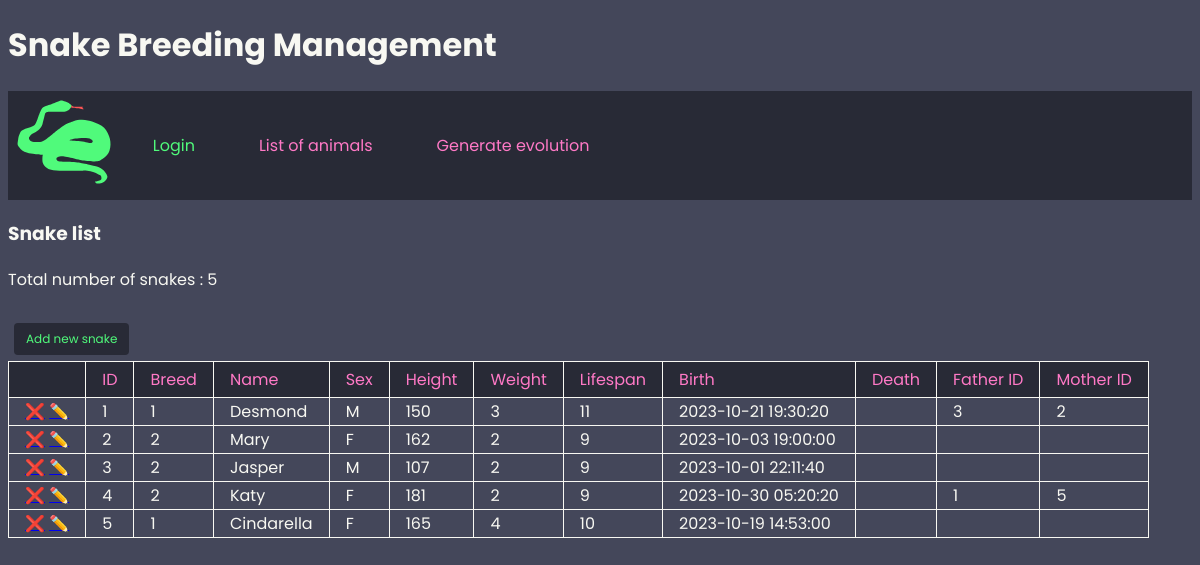
The app's page /index.php?page=animal_list (signed in) with its own data.
### tables this page shows
CREATE TABLE animal (
    id_animal INT UNSIGNED NOT NULL AUTO_INCREMENT PRIMARY KEY,
    id_breed INT DEFAULT NULL,
    animal_name VARCHAR(30) DEFAULT NULL,
    animal_sex CHAR(1) DEFAULT NULL,
    animal_heigth DECIMAL DEFAULT NULL,
    animal_weight DECIMAL DEFAULT NULL,
    animal_lifespan DECIMAL DEFAULT NULL,
    birth_timestamp TIMESTAMP DEFAULT NULL,
    death_timestamp TIMESTAMP DEFAULT NULL,
    id_father INT DEFAULT NULL,
    id_mother INT DEFAULT NULL
);

### classes/dbconnect.class.php (called while the page is built, shortened)
<?php
class dbConnect {
    private $connect;
    public function __construct($h='localhost', $db='breedingManagement', $u='mariadb', $pw='mariadb*1') {
        $this->connect = new PDO("mysql:host=".$h.";dbname=".$db, $u, $pw);
        $this->connect->setAttribute(PDO::ATTR_ERRMODE, PDO::ERRMODE_EXCEPTION);
    }
    public function sendQuery($query) {
        $startquery = explode(' ', trim($query));
        if ($startquery[0] == 'SELECT' || $startquery[0] == 'INSERT' || $startquery[0] == 'UPDATE' || $startquery[0] == 'DELETE') {
            $result = $this->connect->query($query);
            if ($startquery[0] == 'SELECT') $result = $result->fetchAll(PDO::FETCH_ASSOC);
            return $result;
        } else {
            return FALSE;
        }
    }
    public function getColumnNames($table) {
        $query = "SELECT label
                    FROM(SELECT DISTINCT COLUMN_NAME FROM INFORMATION_SCHEMA.COLUMNS WHERE TABLE_NAME = 'animal') as ids
                         INNER JOIN column_label
                                 ON ids.COLUMN_NAME = column_label.id_column_label;";
        return $this->sendQuery($query);
    }
}
?>

### classes/animal.class.php (called while the page is built, shortened)
<?php
class Animal {
    private $table = "animal";
    public function getEverything() {
        $db_connect = new dbConnect();
        return $db_connect->sendQuery("SELECT * FROM `".$this->table."`");
    }
    public function countAnimals() {
        $db_connect = new dbConnect();
        return $db_connect->sendQuery("SELECT COUNT(*) as count_table FROM `".$this->table."`");
    }
    public function getColumnNames() {
        $db_connect = new dbConnect();
        return $db_connect->getColumnNames($this->table);
    }
}
?>

### pages/animal_list.php (the view, shortened to what this page needs)
<h3><?php echo ucfirst($_SESSION['animal_specie']) ?> list</h3>
<?php
if (isset($_SESSION['open']) && $_SESSION['open'] > 0) {
    $animal = new Animal();
    $count_animals = $animal->countAnimals();
    echo "Total number of ".$_SESSION['animal_specie_plural']." : ".$count_animals[0]['count_table']."<br><br>";
?>
<input class="button" type="button" onclick="window.location.href='index.php?page=edit_animal&id=new_entry'" value="Add new <?php echo $_SESSION['animal_specie'] ?>">
<table>
    <tr>
        <th></th>
        <?php
        $animal_columns = $animal->getColumnNames();
        foreach ($animal_columns as $column) {
            echo "<th>".$column['label']."</th>";
        }
        ?>
    </tr>
    <?php
    $animal_list = $animal->getEverything();
    foreach ($animal_list as $animal) {
        echo "<td><a href='index.php?page=delete_animal&id=".$animal['id_animal']."'>❌</a> <a href='index.php?page=edit_animal&id=".$animal['id_animal']."'>✏️</a></td>";
        foreach ($animal as $value) {
            echo "<td>".$value."</td>";
        }
    }
} else {
    header("Location: index.php?page=login");
}
?>
</table>

### index.php (shortened to what this page needs)
<?php
    require_once('classes/dbconnect.class.php');
    require_once('classes/animal.class.php');
?>
<!DOCTYPE HTML>
<html>
    <head>
        <link rel="stylesheet" href="style.css" type="text/css" />
    </head>
    <body>
        <h1><?php echo ucfirst($_SESSION['animal_specie']) ?> Breeding Management</h1>
        <?php
            include('menu.php');
        ?>
        <div id="container">
        <?php
            $file_import = 'pages/'.$_GET['page'].'.php';
            if (file_exists($file_import)) {
                include($file_import);
            } else {
                echo "Page ".$file_import." is not available";
            }
        ?>
        </div>
    </body>
</html>

### menu.php
<div id="menu" class="top-menu">
    <div class="menu-icon"><img src="images/snake.svg" alt="Animal Logo"></div>
    <div class="menu-item"><a href="index.php?page=login">Login</a></div>
    <?php
    if (isset($_SESSION['open']) && $_SESSION['open'] > 0) {
        ?>
        <div class="menu-item admin-menu-item"><a href="index.php?page=animal_list">List of animals</a></div>
        <div class="menu-item admin-menu-item"><a href="index.php?page=generate_evolution">Generate evolution</a></div>
        <?php
    }
    ?>
</div>

### style.css (style rules this page uses)
body { font-family: 'Poppins', sans-serif; background-color: #44475a; color: #f8f8f2; }
.menu-icon img { width: 100px; height: auto; padding: 0.4em; }
.top-menu { display:flex; align-items: center; background-color: #282a36 ; color: #f8f8f2; }
.menu-item { padding: 1em 2em 1em 2em; }
.menu-item a { text-decoration: none; color: #50fa7b; }
.admin-menu-item a { color: #ff79c6; }
table, th, td { border: 1px solid #f8f8f2; border-collapse: collapse; }
th, td { padding-left: 1em; padding-right: 1em; text-align: left; }
th { background-color: #282a36; color:#ff79c6; font-weight: 400; padding-bottom: 0.3em; padding-top: 0.3em; }
.button { background-color: #282a36; color: #50fa7b; text-align: center; text-decoration: none; border: none; border-radius: 4px; padding: 0.6em 1em 0.6em 1em; font-family: 'Poppins', sans-serif; font-size: 0.75em; margin : 0.5em; }

### records on screen
animal: value "1", animal_name "Desmond", animal_sex "M", animal_heigth "150", value "3", animal_lifespan "11", birth_timestamp "2023-10-21 19:30:20", id_mother "2"
animal: value "2", animal_name "Mary", animal_sex "F", animal_heigth "162", animal_lifespan "9", birth_timestamp "2023-10-03 19:00:00"
animal: id_animal "3", value "2", animal_name "Jasper", animal_sex "M", animal_heigth "107", animal_lifespan "9", birth_timestamp "2023-10-01 22:11:40"
animal: id_animal "4", value "2", animal_name "Katy", animal_sex "F", animal_heigth "181", animal_lifespan "9", birth_timestamp "2023-10-30 05:20:20", id_father "1", id_mother "5"
animal: id_animal "5", id_breed "1", animal_name "Cindarella", animal_sex "F", animal_heigth "165", animal_weight "4", animal_lifespan "10", birth_timestamp "2023-10-19 14:53:00"

### other values on screen
$_SESSION['animal_specie'] "Snake"
$_SESSION['animal_specie_plural'] "snakes"
$count_animals[0]['count_table'] "5"
$column['label'] "ID"
$column['label'] "Breed"
$column['label'] "Name"
$column['label'] "Sex"
$column['label'] "Height"
$column['label'] "Weight"
$column['label'] "Lifespan"
$column['label'] "Birth"
$column['label'] "Death"
$column['label'] "Father ID"
$column['label'] "Mother ID"
